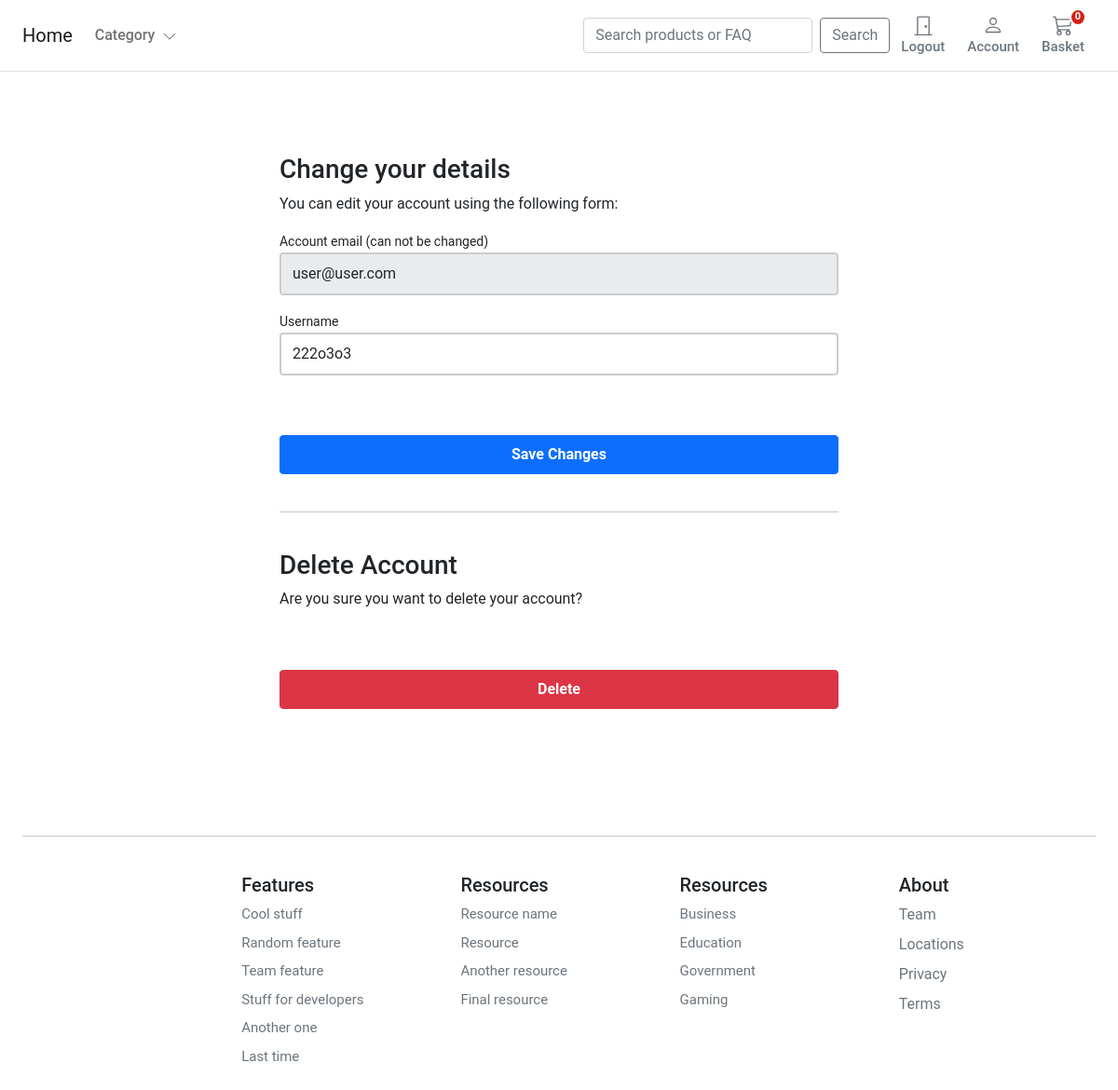
Before: /account/profile/edit/ (signed in) with the older database file.
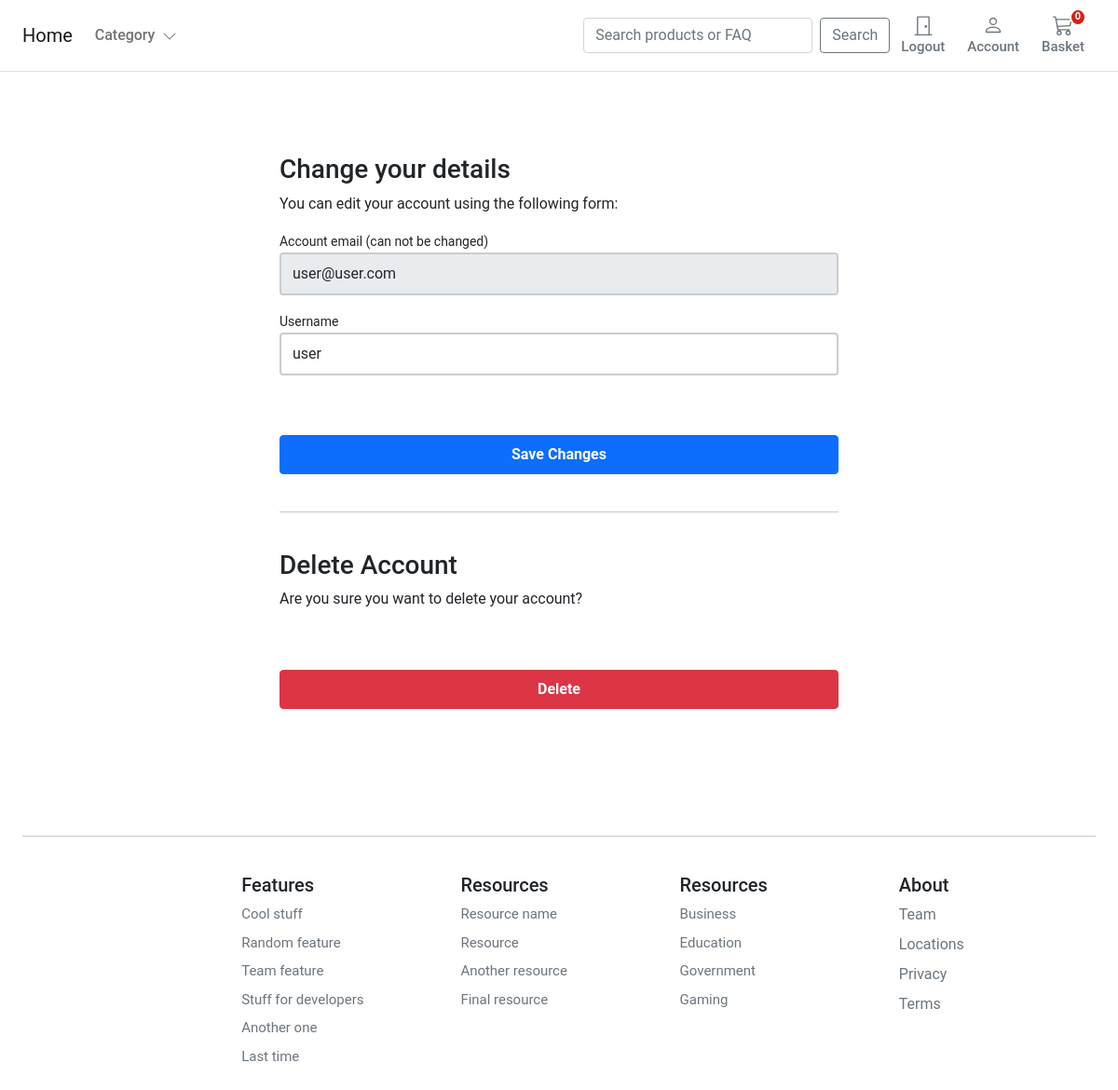
After: the same page with the newer database file.
### account/models.py (models this page shows, shortened)
class BaseUser(AbstractBaseUser, PermissionsMixin):
    USERNAME_FIELD = 'user_name'
    email = models.EmailField(gl('email address'), unique=True)
    user_name = models.CharField(max_length=150, unique=True)
    first_name = models.CharField(max_length=150, blank=True)
    about = models.TextField(gl('about'), max_length=500, blank=True)
    country = models.CharField(max_length=2, default='ua')
    phone_number = models.TextField(max_length=15, blank=True)
    postcode = models.CharField(max_length=150, blank=True)
    address_line1 = models.CharField(max_length=150, blank=True)
    address_line2 = models.CharField(max_length=150, blank=True)
    city = models.CharField(max_length=150, blank=True)
    is_active = models.BooleanField(default=False)
    is_staff = models.BooleanField(default=False)
    created = models.DateTimeField(auto_now_add=True)
    updated = models.DateTimeField(auto_now=True)
    objects = CustomAccountManager()
    class Meta:
        verbose_name = 'Accounts'
        verbose_name_plural = 'Accounts'

### account/views.py (the view)
# urls.py: path('profile/edit/', views.edit_details, name='edit_details'),
@login_required
def edit_details(request):
    if request.method == 'POST':
        user_form = UserEditForm(instance=request.user, data=request.POST)
        if user_form.is_valid():
            user_form.save()
    else:
        user_form = UserEditForm(instance=request.user)
    return render(request,
                  'account/user/edit_details.html', {'user_form': user_form})

### account/forms.py
class UserEditForm(forms.ModelForm):
    email = forms.EmailField(
        label='Account email (can not be changed)', max_length=200, widget=forms.TextInput(
            attrs={'class': 'form-control mb-3',
                   'placeholder': 'email',
                   'id': 'form-email',
                   'readonly': 'readonly'}))
    first_name = forms.CharField(
        label='Username', min_length=4, max_length=50, widget=forms.TextInput(
            attrs={'class': 'form-control mb-3',
                   'placeholder': 'Firstname',
                   'id': 'form-lastname'}))
    class Meta:
        model = BaseUser
        fields = ('email', 'first_name',)
    def __init__(self, *args, **kwargs):
        super().__init__(*args, **kwargs)
        self.fields['first_name'].required = True
        self.fields['email'].required = True

### basket/basket.py (called while the page is built)
    def __len__(self):
        return sum(item['qty'] for item in self.basket.values())

### basket/context_processors.py (called while the page is built)
def basket(request):
    return {'basket':Basket(request)}

### store/context_processors.py (called while the page is built)
def categories(request):
    return {
        'categories': Category.objects.all()
    }

### store/models.py (called while the page is built)
    def get_absolute_url(self):
        return reverse('store:category_list', args=[self.slug])

### templates/account/user/edit_details.html (shortened to what this page needs)
{% extends "../../store/base.html" %}
{% block content %}
<div class="container-fluid">
    <div class="row no-gutter">
        <div class="col-md-12">
            <div class="login d-flex align-items-center py-5">
                <div class="container">
                    <div class="row">
                        <div class="col-12 col-lg-7  mx-auto">
                <form class="account-form px-4 pt-4" method="post" enctype="multipart/form-data">
                    {% if user_form.is_valid and profile_form.is_valid  %}
                    <div class="alert alert-primary" role="alert">
                        Details successfully updated!
                    </div>
                    <p class="small text-center pt-0">
                        <a href="{% url "account:dashboard" %}">Back to Dashboard</a>
                    </p>
                    {%else%}
                    <h3>Change your details</h3>
                    <p>You can edit your account using the following form:</p>
                    {% endif %}
                    <label class="small font-weight-bold">{{ user_form.email.label}}</label>
                    {{ user_form.email }}
                    <label class="small font-weight-bold">{{ user_form.first_name.label}}</label>
                    {{ user_form.first_name }}
                    <button class="btn btn-primary btn-block py-2 mb-4 mt-5 fw-bold w-100" type="submit"
                        value="Save changes">Save Changes</button>
                    <hr class="mb-3">
                </form>
                     <form class="account-form px-4" action="{% url "account:delete_user" %}" method="post">
                        <p class=" h3 pt-4 font-weight-bold">Delete Account</p>
                        <p>Are you sure you want to delete your account?</p>
                        <button type="submit" role="button"
                            class="btn btn-danger btn-block py-2 mb-4 mt-5 fw-bold w-100">Delete</button>
                    </form>
                        </div>
                    </div>
                </div>
            </div>
        </div>
    </div>
</div>
{% endblock %}

Changed rows visible on the page:
changed BaseUser "user@user.com": first_name "222o3o3" → "user"
